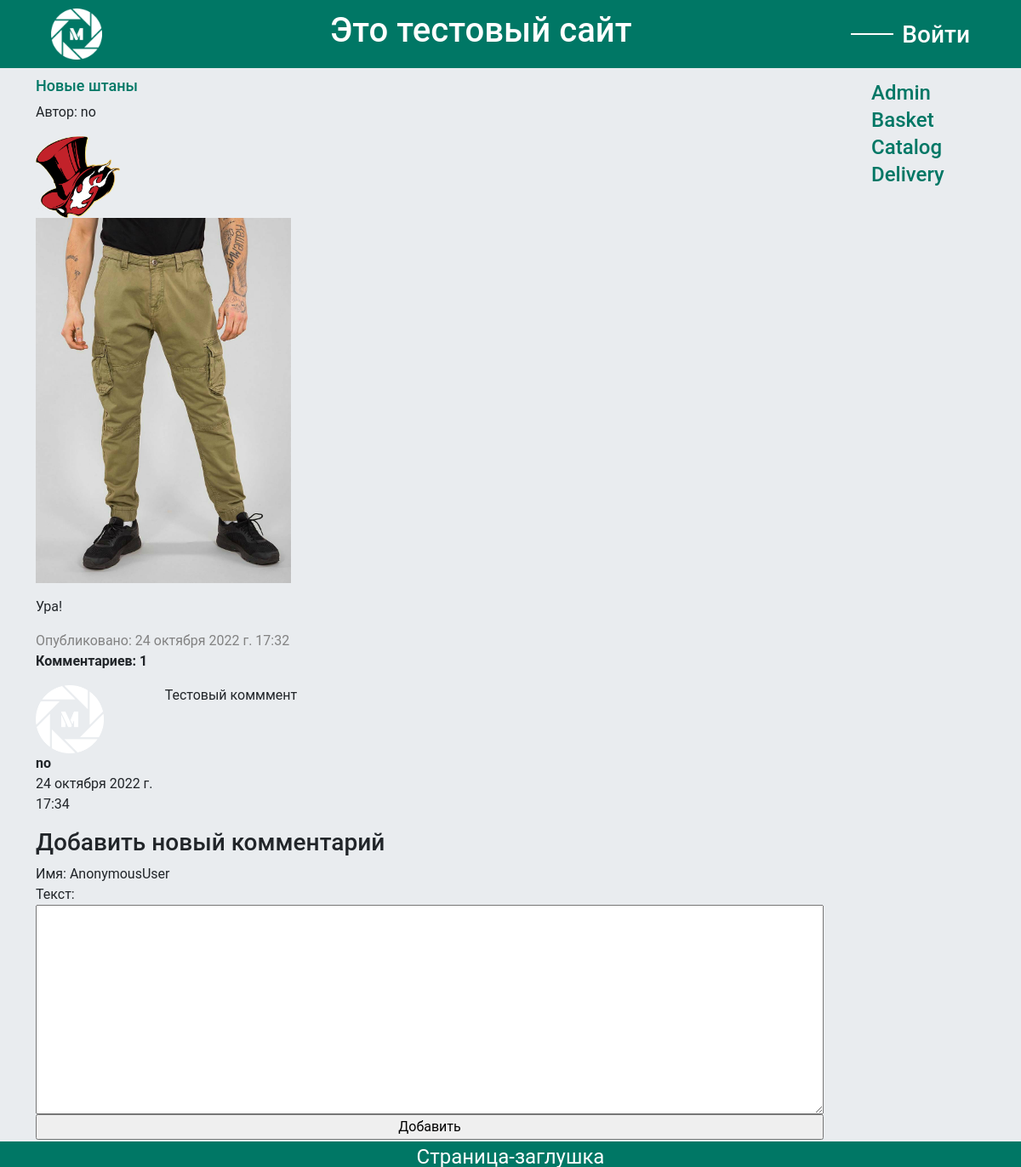
Screenshot of /post/3/ with the database file from the repository.
### apps/main_page/models.py (models this page shows, shortened)
class Post(models.Model):
    objects = None
    author = models.ForeignKey(settings.AUTH_USER_MODEL, on_delete=models.CASCADE) #Автор(если зарегестрирован).
    title = models.CharField(max_length=50) #Название статьи.
    text = models.TextField() #Текст статьи.
    created_date = models.DateTimeField(default=timezone.now) #Дата создания статьи.
    published_date = models.DateTimeField(blank=True, null=True) #Дата публикации статьи.
    picture = models.ImageField(upload_to='post_image/', null=True, blank=True) #Картинка к статье.
    class Meta:
        app_label = "main_page"

class Profile(models.Model):
    objects = None
    user = models.OneToOneField(User, on_delete=models.CASCADE)
    bio = models.TextField(max_length=500, blank=True)
    location = models.CharField(max_length=30, blank=True)
    birth_date = models.DateField(null=True, blank=True)
    avatar = models.ImageField(upload_to='media/avatars/',null=True, blank=True)

class Comment(models.Model):
    post = models.ForeignKey(Post, related_name='comments',null=True, blank=True, on_delete=models.CASCADE)
    prod = models.ForeignKey(Product, related_name='comments',null=True, blank=True,
                             on_delete=models.CASCADE)
    user = models.ForeignKey(settings.AUTH_USER_MODEL, null=True,blank=True,
                             on_delete=models.CASCADE)
    name = models.CharField(null=True, blank=True, max_length=80)
    body = models.TextField(default='')
    created = models.DateTimeField(auto_now_add=True)
    updated = models.DateTimeField(auto_now=True)
    active = models.BooleanField(default=True)
    class Meta:
        ordering = ('created',)

### apps/main_page/views.py (the view)
# urls.py: path('post/<int:pk>/', views.post_detail, name='post_detail'), #Детали статьи по id.
def post_detail(request, pk): #Детали статьи.
    post = get_object_or_404(Post, pk=pk)
    comments = post.comments.filter(active=True)
    if request.method == 'POST':
        comment_form = CommentForm(request.POST)
        if comment_form.is_valid():
            new_comment = comment_form.save(commit=False)
            new_comment.post = post
            new_comment.name = request.user
            new_comment.user = request.user
            new_comment.save()
            messages.info(request, ('Ваш комментарий добавлен!'))
            return redirect('post_detail', pk=post.pk)
    else:
        comment_form = CommentForm()
    return render(request, 'main_page/post_detail.html', {'post': post, 'comments': comments,
                  'comment_form': comment_form})

### apps/main_page/forms.py
class CommentForm(forms.ModelForm):#Формы для комментария.
    class Meta:
        model = Comment
        fields = ('name', 'body')

### apps/main_page/templates/main_page/post_detail.html (shortened to what this page needs)
{% extends 'main_page/main_page.html' %}
{% block content %}
    <div class="post_detail">
        <h1>{{ post.title }}</h1>
        <p>Автор: {{ post.author }}</p>
        <img src= "{{ post.author.profile.avatar.url }}" style="width:100px">
            {% if post.picture %}
                <p><img src="{{ post.picture.url }}" alt="{{ post.name }}"></p>
            {% endif %}
        <p class="post_text">{{ post.text|linebreaksbr|urlize }}</p>
        {% if post.published_date %}
            <div class="date">
                Опубликовано: {{ post.published_date }}
            </div>
        {% endif %}
    </div>
    <p>
    {% with comments.count as total_comments %}
        <b>Комментариев: {{ total_comments }}</b>
    {% endwith %}
    </p>
    {% for comment in comments %}
    <div class="comment">
        <p class="info">
            {% if comment.name.avatar.url %}
                <img src= "{{ comment.name.avatar.url }}" style="width:80px"><br>
            {% else %}
                <img src= "/media/logo.png" style="width:80px"><br>
            {% endif %}
            <b>{{ comment.name }}</b><br>
            {{ comment.created }}
        </p>
        <span>
        {{ comment.body|linebreaks }}
        </span>
    </div>
    {% empty %}
        <p>Комментариев пока нет</p>
    {% endfor %}
        {% if new_comment %}
            <h3>Ваш комментарий добавлен</h3>
        {% else %}
            <h3>Добавить новый комментарий</h3>
            <form method="POST" class="post-form" enctype="multipart/form-data">{% csrf_token %}
                {% if user.is_authenticated %}
                    Имя: {{ user.username }}
                    <br>
                    Текст: {{ comment_form.body }}
                {% else %}
                    Имя: AnonymousUser
                    <br>
                    Текст: {{ comment_form.body }}
                {% endif %}
                <p><input type="submit" value="Добавить"></p>
            </form>
        {% endif %}
{% endblock %}

### apps/main_page/static/css/style.css (style rules this page uses)
body { background-color: #e9ecef; font-family: Roboto, sans-serif; }
.date { color: #828282; }
.post-form textarea, .post-form input { width: 100%; }
.post_detail a, .post_detail h1 { color: #007765; text-decoration: none; font-size: 18px; }
img { width: 300px; }
.comment { display: flex; }
.comment span { width: 100%; }

### rows the page displays
Post: title "Новые штаны", author "no", author.profile.avatar (picture), picture (picture), text "Ура!", published_date "24 октября 2022 г. 17:32"
Comment: name "no", created "24 октября 2022 г. 17:34", body "Тестовый комммент"

### other values shown
{{ user.username|default:'Войти' }} "Войти"
{{ total_comments }} "1"
